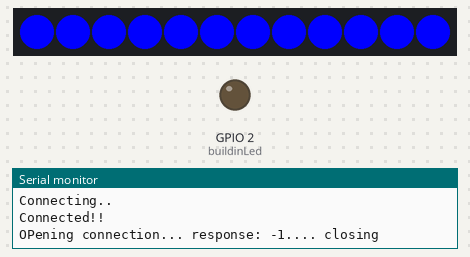
Simulated run of this sketch. Board: ESP8266 (NodeMCU). Shown: 12 RGB LEDs in strip order, left to right, output pins drawn as LEDs (lit = HIGH), the last lines printed to the serial monitor. Dim RGB values are drawn brighter than linear; WiFi joins after 1.5 s; servers stay silent unless stated. At 5.0 s the program restarts the board; the recording ends there.

Above: at 2.16 s.
At 3.17 s:
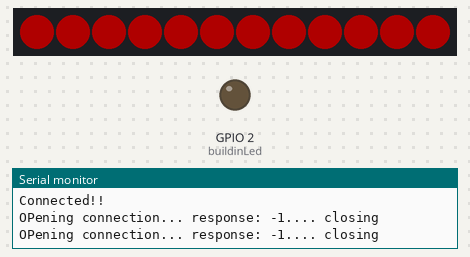
At 4.92 s:
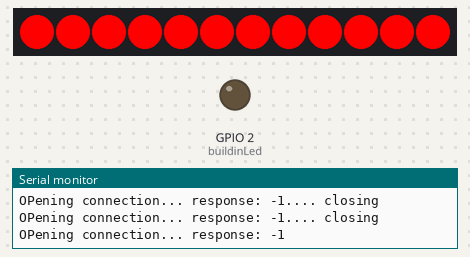
Timing chart, 0 to 5.0 s (numbered marks = the images above):
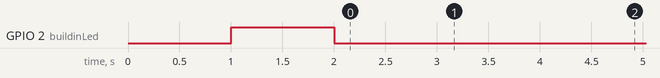

The sketch:

light_beacons_V2.ino
```cpp
#include <Adafruit_NeoPixel.h>
#ifdef __AVR__
#include <avr/power.h>
#endif

#define PIN            4
#define NUMPIXELS      12

Adafruit_NeoPixel pixels = Adafruit_NeoPixel(NUMPIXELS, PIN, NEO_GRB + NEO_KHZ800);

#include <ESP8266WiFi.h>
#include <ESP8266HTTPClient.h>

const char* ssid = "Analog vs Digital";
const char* password = "kaasstengels";

//const char* ssid = "Dollard_2.4GHz";
//const char* password = "ik54j3s94rgq";

int buildinLed = 2;

int lightIndex = 1;

int hue = 65536;
int saturation = 255;

int currentHue = 65536;
int currentSaturation = 255;
int currentBrightness = 255;

int flash = 49152;
bool overtaken = false;

String payload;

bool up = false;

//    Request Timer
unsigned long reqStartMillis;
unsigned long reqCurrentMillis;
const unsigned long reqPeriod = 500;

//    Flash Timer
unsigned long flashStartMillis;
unsigned long flashCurrentMillis;
const unsigned long flashPeriod = 5;
HTTPClient http;  //Declare an object of class HTTPClient

//Amount of failed responses
byte tries = 0;


void setup () {
  pinMode(buildinLed, OUTPUT);
  Serial.begin(9600);
  WiFi.begin(ssid, password);

  while (WiFi.status() != WL_CONNECTED) {
    delay(1000);
    Serial.println("Connecting..");
    digitalWrite(buildinLed, HIGH);
  }
  Serial.println("Connected!!");
  digitalWrite(buildinLed, LOW);

  pixels.begin(); // This initializes the NeoPixel library.
  setColorStart();
  http.setTimeout(500);

}

void loop() {
  if (WiFi.status() == WL_CONNECTED) { //Check WiFi connection status
    reqCurrentMillis = millis();
    if (reqCurrentMillis - reqStartMillis >= reqPeriod) {
      Serial.print("OPening connection... response: ");
      http.begin("192.168.0.200", 3000, "/lights/" + String(lightIndex) + "/");
      //http.begin("http://192.168.0.200:3000/lights/" + String(lightIndex) + "/");
      int httpCode = http.GET();
      Serial.print(String(httpCode));
      if (httpCode > 0 && httpCode < 300) {
        payload = http.getString();
        tries = 0;//We go a succesfull response
      }else{
        tries++;
        if(tries > 4) ESP.restart();
      }
      http.end();
      Serial.println(".... closing");
      //If the http request took long to process, be sure to set the timestamp to right now, because otherwise it will try to do multiple request in the time that passed
      reqStartMillis = millis();

    }
    setColor(payload);

    if (overtaken == true && currentHue != flash) {
      overtaken = false;
    }
  }

  updatePixels();
  overtakeFlash();
  heartBeat();

  delay(10);
}


//    Sets the color of the pixels
void setColor(String inString) {
  int temp = inString.toFloat() * 1000;
  hue = map(temp, 0, 1000,  65536, 49152);

  //  Serial.print(payload);
  //  Serial.print("\t");
  //  Serial.print(temp);
  //  Serial.print("\t");
  //  Serial.print(currentHue);
  //  Serial.print("\t");
  //  Serial.print(hue);
  //  Serial.print("\t");
  //  Serial.print(checkPos(currentHue, hue));
  //  Serial.print("\t");
//  Serial.print(currentBrightness);
//  Serial.print("\t");
//  Serial.print(currentSaturation);
//  Serial.print("\t");
//  Serial.print(saturation);
//  Serial.print("\t");
//  Serial.print(checkPos(currentSaturation, saturation));
//  Serial.print("\t");
//  Serial.println(overtaken);

  currentHue = currentHue + (checkPos(currentHue, hue) * 32);
}

//    Start color of the pixels
void setColorStart() {
  for (int i = 0; i < NUMPIXELS; i++) {
    pixels.setPixelColor(i, pixels.Color(0, 0, 255));
    pixels.show();
  }
}

//    Production of the heartbeat (pulsing effect)
void heartBeat() {
  currentBrightness = (sin(millis() / 600.0) * 0.5 + 0.5) * 205 + 50;
}


//    Checking the position in which the
int checkPos(int current, int target) {
  if (current < target) {
    return 1;
  }
  else if (current > target) {
    return -1;
  }
  else {
    return 0;
  }
}

//    Update the pixels with current values
void updatePixels() {
  for (int i = 0; i < NUMPIXELS; i++) {
    pixels.setPixelColor(i, pixels.ColorHSV(currentHue, currentSaturation, currentBrightness));
    pixels.show();
  }
}

void overtakeFlash() {
  if (currentHue == flash && overtaken == false) {
    Serial.println("FLASH!!!");
    currentBrightness = 255;
    currentSaturation = 0;
    saturation = 0;
    overtaken = true;
  }
  else {
    saturation = 255;
  }
  flashCurrentMillis = millis();
  if (flashCurrentMillis - flashStartMillis >= flashPeriod) {
    currentSaturation = currentSaturation + (checkPos(currentSaturation, saturation));
    flashStartMillis = flashCurrentMillis;
  }
}
```
